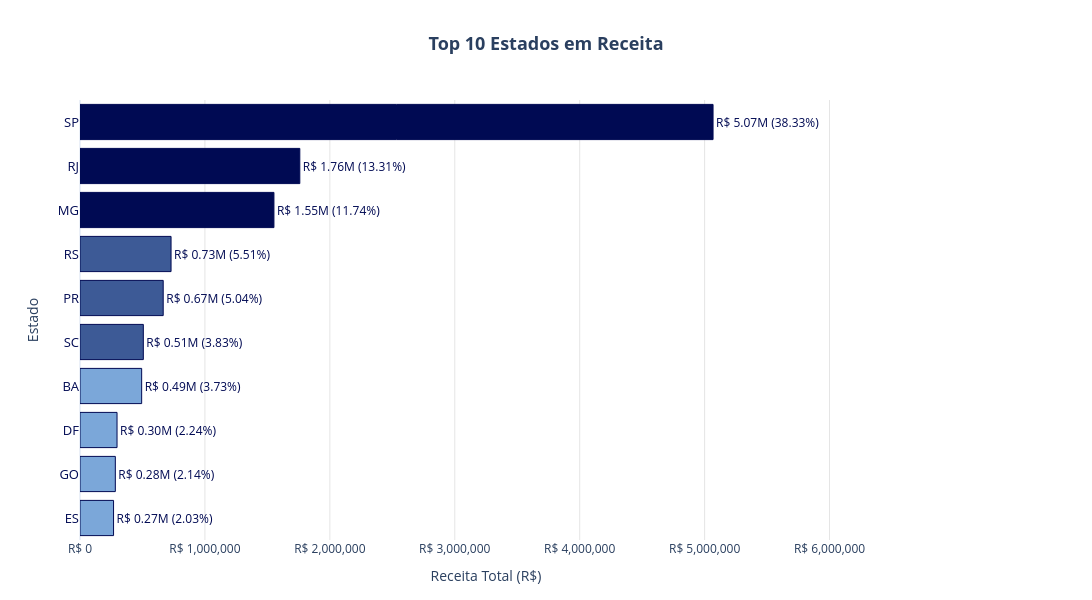

Write notebook code for a chart like this one.
### Code cell
import plotly.graph_objects as go

# Cores em gradiente: top 3 em destaque, resto em tons mais claros
cores = ['#000A53', '#000A53', '#000A53',
         '#3d5a96', '#3d5a96', '#3d5a96',
         '#7ba7d9', '#7ba7d9', '#7ba7d9', '#7ba7d9']

# Cria texto combinado: "R$ X,XM (XX%)"
top10_estados['texto_barra'] = top10_estados.apply(
    lambda row: f"R$ {row['receita_total']/1_000_000:.2f}M ({row['pct_receita']}%)",
    axis=1
)

# Cria o gráfico
fig_estados = go.Figure()

fig_estados.add_trace(
    go.Bar(
        x=top10_estados['receita_total'],
        y=top10_estados['customer_state'],
        orientation='h',
        marker=dict(
            color=cores,
            line=dict(color='#000A53', width=1)
        ),
        text=top10_estados['texto_barra'],
        textposition='outside',
        textfont=dict(size=12, color='#000A53')
    )
)

# Configura o layout no padrão do relatório
fig_estados.update_layout(
    title=dict(
        text='<b>Top 10 Estados em Receita</b>',
        x=0.5,
        xanchor='center',
        font=dict(size=18)
    ),
    xaxis=dict(
        title='Receita Total (R$)',
        tickprefix='R$ ',
        tickformat=',.0f',
        showgrid=True,
        gridcolor='#e5e5e5',
        range=[0, 6500000]
    ),
    yaxis=dict(
        title='Estado',
        autorange='reversed',
        tickfont=dict(size=13, color='#000A53')
    ),
    template='plotly_white',
    showlegend=False,
    width=1200,
    height=600,
    margin=dict(l=80, r=200, t=100, b=60)
)

fig_estados.show()

### Figure 1 — Plotly figure (JSON) as saved in the notebook; plotly's stock layout.template omitted (floating-point values rounded to 4 significant figures)
{"data": [{"marker": {"color": ["#000A53", "#000A53", "#000A53", "#3d5a96", "#3d5a96", "#3d5a96", "#7ba7d9", "#7ba7d9", "#7ba7d9", "#7ba7d9"], "line": {"color": "#000A53", "width": 1}}, "orientation": "h", "text": ["R$ 5.07M (38.33%)", "R$ 1.76M (13.31%)", "R$ 1.55M (11.74%)", "R$ 0.73M (5.51%)", "R$ 0.67M (5.04%)", "R$ 0.51M (3.83%)", "R$ 0.49M (3.73%)", "R$ 0.30M (2.24%)", "R$ 0.28M (2.14%)", "R$ 0.27M (2.03%)"], "textfont": {"color": "#000A53", "size": 12}, "textposition": "outside", "type": "bar", "x": [5068000.0, 1760000.0, 1552000.0, 728900.0, 666100.0, 507000.0, 493600.0, 296500.0, 282800.0, 268600.0], "y": ["SP", "RJ", "MG", "RS", "PR", "SC", "BA", "DF", "GO", "ES"]}], "layout": {"height": 600, "margin": {"b": 60, "l": 80, "r": 200, "t": 100}, "showlegend": false, "title": {"font": {"size": 18}, "text": "<b>Top 10 Estados em Receita</b>", "x": 0.5, "xanchor": "center"}, "width": 1200, "xaxis": {"gridcolor": "#e5e5e5", "range": [0, 6500000], "showgrid": true, "tickformat": ",.0f", "tickprefix": "R$ ", "title": {"text": "Receita Total (R$)"}}, "yaxis": {"autorange": "reversed", "tickfont": {"color": "#000A53", "size": 13}, "title": {"text": "Estado"}}}}
